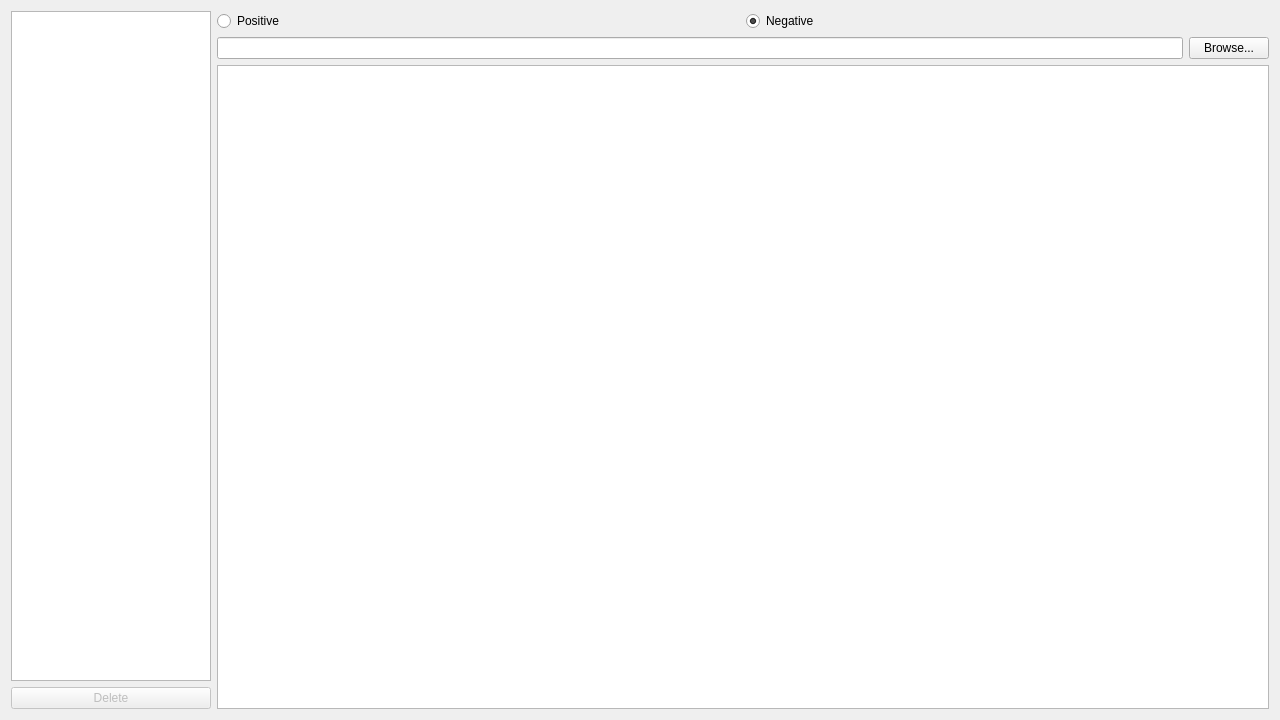
<?xml version="1.0" encoding="UTF-8"?>
<ui version="4.0">
 <class>ImageLoader</class>
 <widget class="QDialog" name="ImageLoader">
  <property name="geometry">
   <rect>
    <x>0</x>
    <y>0</y>
    <width>1280</width>
    <height>720</height>
   </rect>
  </property>
  <property name="sizePolicy">
   <sizepolicy hsizetype="Fixed" vsizetype="Fixed">
    <horstretch>0</horstretch>
    <verstretch>0</verstretch>
   </sizepolicy>
  </property>
  <property name="minimumSize">
   <size>
    <width>1280</width>
    <height>720</height>
   </size>
  </property>
  <property name="maximumSize">
   <size>
    <width>1280</width>
    <height>720</height>
   </size>
  </property>
  <property name="windowTitle">
   <string>Form</string>
  </property>
  <layout class="QHBoxLayout" name="horizontalLayout_4">
   <item>
      <widget class="QWidget" name="widget" native="true">
       <property name="minimumSize">
        <size>
         <width>200</width>
         <height>0</height>
        </size>
       </property>
       <property name="maximumSize">
        <size>
         <width>200</width>
         <height>16777215</height>
        </size>
       </property>
       <layout class="QVBoxLayout" name="verticalLayout_2">
        <property name="leftMargin">
         <number>0</number>
        </property>
        <property name="topMargin">
         <number>0</number>
        </property>
        <property name="rightMargin">
         <number>0</number>
        </property>
        <property name="bottomMargin">
         <number>0</number>
        </property>
        <item>
         <widget class="QListView" name="listView">
          <property name="maximumSize">
           <size>
            <width>200</width>
            <height>16777215</height>
           </size>
          </property>
         </widget>
        </item>
        <item>
         <widget class="QPushButton" name="deleteButton">
          <property name="enabled">
           <bool>false</bool>
          </property>
          <property name="text">
           <string>Delete</string>
          </property>
         </widget>
        </item>
       </layout>
      </widget>
     </item>
     <item>
      <layout class="QVBoxLayout" name="verticalLayout">
       <property name="leftMargin">
        <number>0</number>
       </property>
       <property name="bottomMargin">
        <number>0</number>
       </property>
       <item>
        <layout class="QHBoxLayout" name="horizontalLayout_2">
         <item>
          <widget class="QRadioButton" name="positive">
           <property name="text">
            <string>Positive</string>
           </property>
          </widget>
         </item>
         <item>
          <widget class="QRadioButton" name="negative">
           <property name="text">
            <string>Negative</string>
           </property>
           <property name="checked">
            <bool>true</bool>
           </property>
          </widget>
         </item>
        </layout>
       </item>
       <item>
        <layout class="QHBoxLayout" name="horizontalLayout_3">
         <item>
          <widget class="QLineEdit" name="pathText"/>
         </item>
         <item>
          <widget class="QPushButton" name="searchButton">
           <property name="text">
            <string>Browse...</string>
           </property>
          </widget>
         </item>
        </layout>
       </item>
       <item>
        <widget class="QGraphicsView" name="picture">
         <property name="verticalScrollBarPolicy">
          <enum>Qt::ScrollBarAlwaysOff</enum>
         </property>
         <property name="horizontalScrollBarPolicy">
          <enum>Qt::ScrollBarAlwaysOff</enum>
         </property>
        </widget>
       </item>
      </layout>
     </item>
  </layout>
 </widget>
 <resources/>
 <connections/>
</ui>
